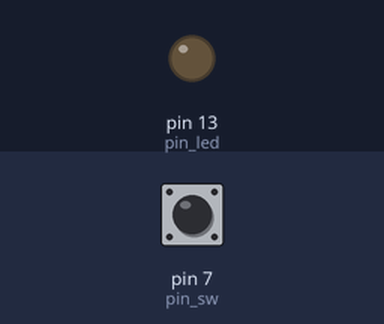
The sketch below on a simulated Arduino Uno, built with avr-gcc and run on an emulated ATmega328P. Parts: output pins drawn as LEDs (lit = HIGH). The test bench sets the inputs (shaded band); at power-on: pin 7 (pin_sw) LOW.

Above: at 1.2 s.
1.3 s: pin 7 (pin_sw) pulled HIGH for 0.15 s
At 2.6 s:
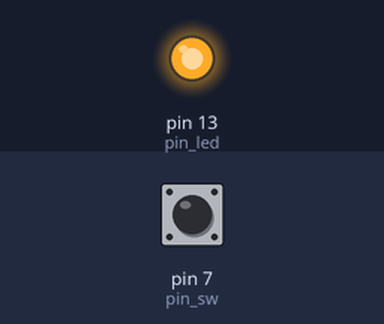
2.9 s: pin 7 (pin_sw) pulled HIGH for 1 s
At 5.1 s:
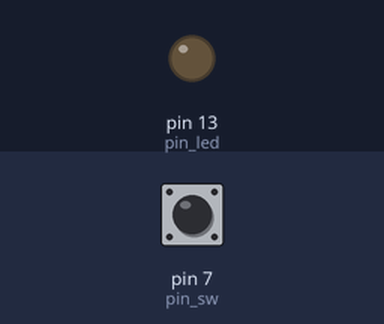
5.4 s: pin 7 (pin_sw) pulled HIGH for 3.2 s
At 10.0 s:
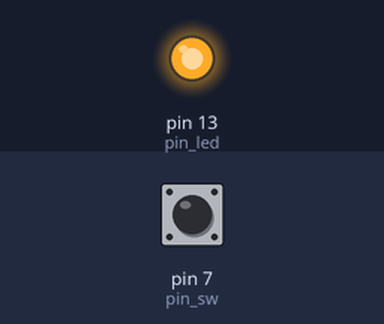
Timing chart, 0 to 11.5 s (numbered marks = the images above; inputs shaded):
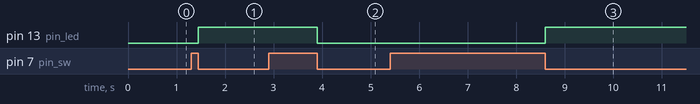

Measured:
- after the input at 1.3 s, pin 13 (pin_led): LOW → HIGH after 0.15 s
- after the input at 2.9 s, pin 13 (pin_led): HIGH → LOW after 1.0 s
- after the input at 5.4 s, pin 13 (pin_led): LOW → HIGH after 3.2 s

The sketch:

led_sw_toggle.ino
```cpp
const int pin_led = 13;
const int pin_sw = 7;

void setup() {
	pinMode(pin_sw, INPUT);
	pinMode(pin_led, OUTPUT);
}

void toggleLed() {
  static int onoff = 0;
  onoff = 1 - onoff;
  digitalWrite(pin_led, onoff);
}

void loop() {
  static int led_val = 0;
  static int push_prev = 0;

  int push_now = digitalRead(pin_sw);

  if(push_prev && !push_now)
    toggleLed();

  push_prev = push_now;
  delay(50);
}
```
